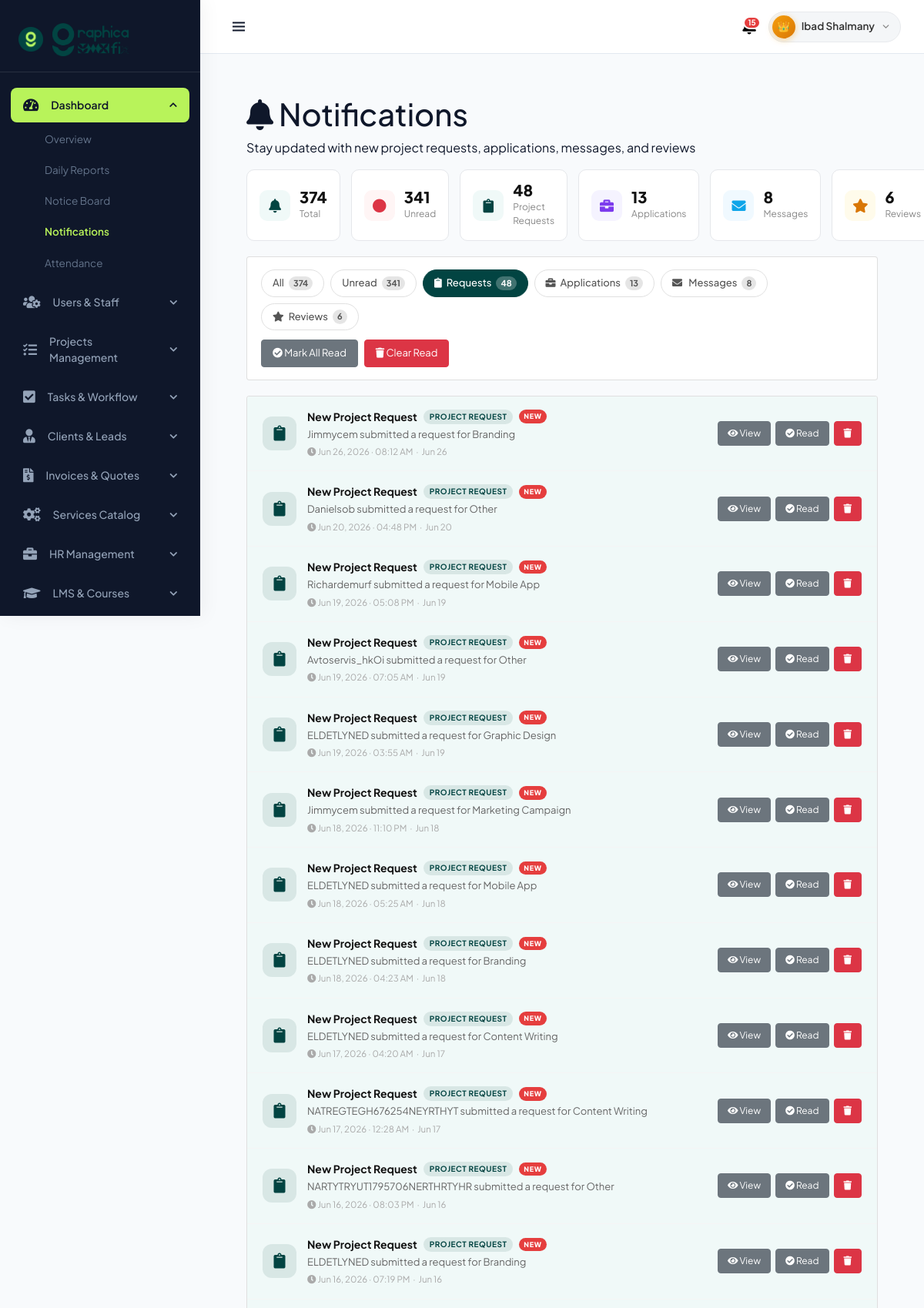
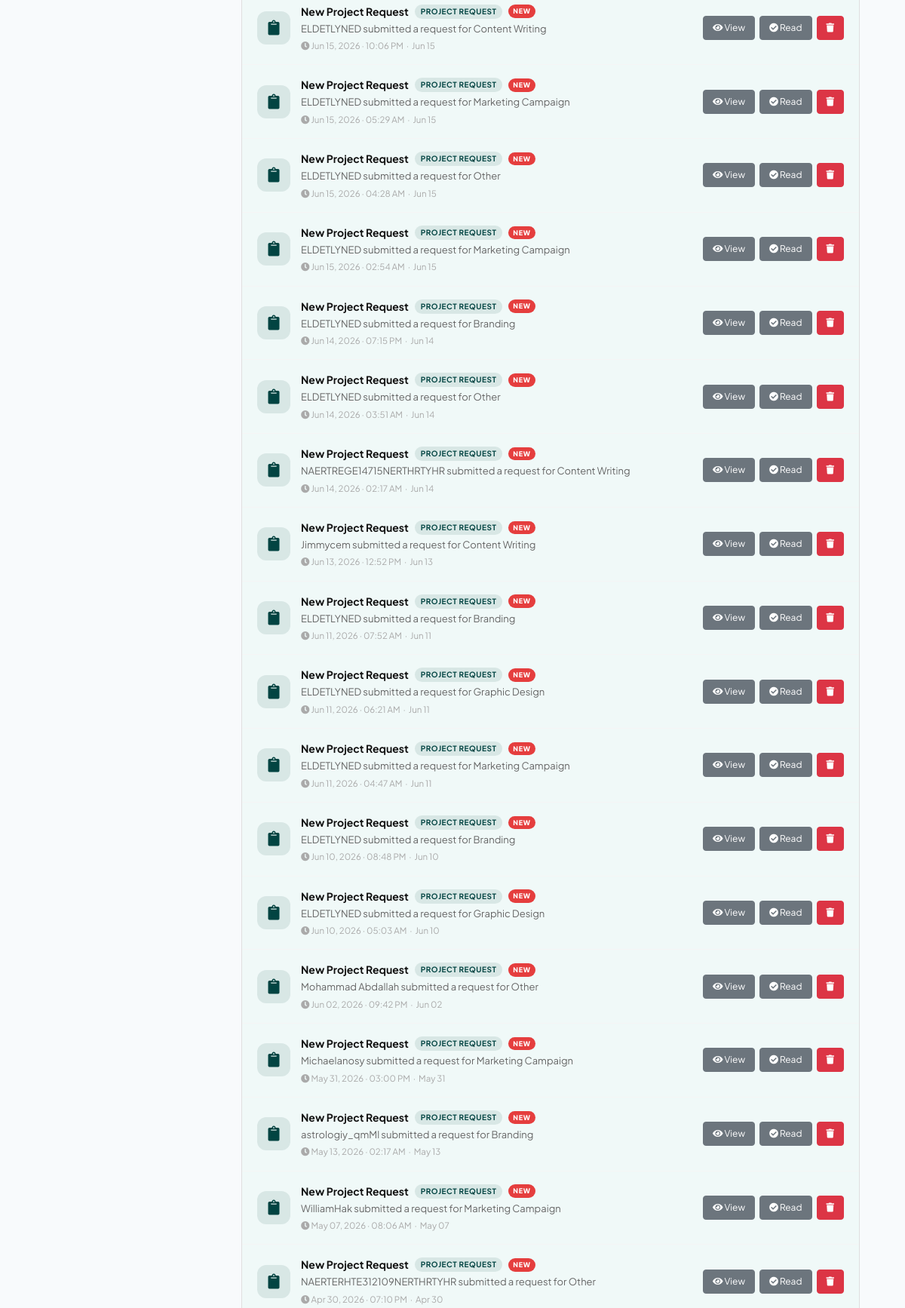
The page /admin/manage_notifications.php?filter=project_request (signed in, upper part) on the database its author committed (2 pictures, top to bottom).
### tables this page shows
CREATE TABLE `users` (
  `user_id` int(11) NOT NULL,
  `name` varchar(40) NOT NULL,
  `phone` varchar(13) NOT NULL,
  `email` varchar(100) DEFAULT NULL,
  `username` varchar(50) NOT NULL,
  `role` varchar(50) NOT NULL DEFAULT 'student',
  `password` varchar(255) DEFAULT NULL,
  `created_at` timestamp NOT NULL DEFAULT current_timestamp(),
  `last_login` datetime DEFAULT NULL
);

CREATE TABLE `notifications` (
  `id` int(11) NOT NULL,
  `type` varchar(50) NOT NULL,
  `title` varchar(255) NOT NULL,
  `message` varchar(500) NOT NULL,
  `link` varchar(255) DEFAULT NULL,
  `reference_id` int(11) DEFAULT NULL,
  `is_read` tinyint(1) NOT NULL DEFAULT 0,
  `created_at` timestamp NOT NULL DEFAULT current_timestamp(),
  `is_deleted` tinyint(1) NOT NULL DEFAULT 0,
  `user_id` int(11) DEFAULT NULL
);

### admin/manage_notifications.php (the view, shortened to what the rows shown need)
<?php
include 'dashboard_header.php';
$filter = $_GET['filter'] ?? 'all';
$where = "WHERE 1=1";
if ($filter === 'unread')                          $where .= " AND is_read = 0";
elseif (in_array($filter, ['project_request','career_application','contact','review']))
                                                   $where .= " AND type = '{$filter}'";
$notifs = $conn->query("SELECT * FROM notifications {$where} ORDER BY created_at DESC");
?>
<div class="height-100">
    <div class="page-header">
        <h1><i class="fas fa-bell"></i> Notifications</h1>
    </div>
    <div class="card" style="padding:0;overflow:hidden;">
        <?php if ($notifs && $notifs->num_rows > 0): ?>
            <?php while ($n = $notifs->fetch_assoc()):
                $color = notifColor($n['type']);
            ?>
            <div class="notif-row <?= !$n['is_read'] ? 'notif-row-unread' : '' ?>">
                <div class="notif-row-icon" style="background:<?= $color ?>1a;color:<?= $color ?>;">
                    <?= notifIcon($n['type']) ?>
                </div>
                <div class="notif-row-body">
                    <div class="notif-row-top">
                        <span class="notif-row-title"><?= htmlspecialchars($n['title']) ?></span>
                        <span class="notif-type-badge" style="background:<?= $color ?>1a;color:<?= $color ?>;">
                            <?= notifLabel($n['type']) ?>
                        </span>
                        <?php if (!$n['is_read']): ?>
                            <span class="notif-new-badge">NEW</span>
                        <?php endif; ?>
                    </div>
                    <div class="notif-row-message"><?= htmlspecialchars($n['message']) ?></div>
                    <div class="notif-row-time"><i class="fas fa-clock"></i> <?= date('M d, Y · h:i A', strtotime($n['created_at'])) ?> &nbsp;·&nbsp; <?= timeAgo($n['created_at']) ?></div>
                </div>
                <div class="notif-row-actions">
                    <?php if (!empty($n['link'])): ?>
                    <a href="<?= htmlspecialchars($n['link']) ?>"
                       class="btn btn-secondary" style="font-size:12px;padding:6px 12px;"
                       onclick="markRead(<?= $n['id'] ?>)">
                        <i class="fas fa-eye"></i>️ View
                    </a>
                    <?php endif; ?>
                    <?php if (!$n['is_read']): ?>
                    <a href="manage_notifications.php?action=mark_read&id=<?= $n['id'] ?>&filter=<?= $filter ?>"
                       class="btn btn-secondary" style="font-size:12px;padding:6px 12px;">
                        <i class="fas fa-check-circle"></i> Read
                    </a>
                    <?php endif; ?>
                    <a href="manage_notifications.php?action=delete&id=<?= $n['id'] ?>&filter=<?= $filter ?>"
                       class="btn btn-danger" style="font-size:12px;padding:6px 12px;"
                       onclick="return confirm('Delete this notification?')">
                        <i class="fas fa-trash"></i>️
                    </a>
                </div>
            </div>
            <?php endwhile; ?>
        <?php endif; ?>
    </div>
</div>
<?php include('dashboard_footer.php'); ?>

### admin/dashboard_header.php (shortened to what the rows shown need)
<?php
require_once __DIR__ . '/../core/config.php';
$username = $_SESSION['username'];
$result   = mysqli_query($conn, "SELECT * FROM users WHERE username = '$username'");
$data     = mysqli_fetch_assoc($result);
$name    = $data['name'];
$role    = strtolower($data['role']);
$is_super_admin   = ($role === 'super_admin' || $role === 'superadmin');
include('notifications.php');
?>
<!DOCTYPE html>
<html>
<head>
    <link href="<?= BASE_URL ?>assets/css/bootstrap.css" rel="stylesheet">
    <link href="<?= BASE_URL ?>assets/css/style.css?v=<?= time() ?>" rel="stylesheet">
    <link rel="stylesheet" href="https://cdnjs.cloudflare.com/ajax/libs/font-awesome/5.15.4/css/all.min.css" />
    <link href='https://cdn.jsdelivr.net/npm/bootstrap@5.0.0-beta1/dist/css/bootstrap.min.css' rel='stylesheet'>
    <link href='https://cdn.jsdelivr.net/npm/boxicons@latest/css/boxicons.min.css' rel='stylesheet'>
    <link href="<?= BASE_URL ?>assets/css/dashboard.css?v=<?= time() ?>" rel="stylesheet">
    <link href="https://cdn.quilljs.com/1.3.6/quill.snow.css" rel="stylesheet">
</head>
<body id="body-pd">
<div class="header mb-5" id="header">
    <div class="header-right">
        <?php
        $avatar_style = $is_super_admin
            ? 'background: linear-gradient(135deg, #f59e0b 0%, #d97706 100%) !important; color: #fff !important; box-shadow: 0 2px 8px rgba(245, 158, 11, 0.4);'
            : ($role === 'admin' ? 'background: linear-gradient(135deg, #024442 0%, #035e5b 100%) !important; color: #fff !important;' : '');
        ?>
        <div class="header-profile-wrap" id="headerProfileWrap">
            <button type="button" class="header-profile-btn" onclick="toggleProfileMenu()">
                <div class="header-avatar" style="<?= $avatar_style ?>"><?= $is_super_admin ? '👑' : strtoupper(substr($name, 0, 1)) ?></div>
                <span class="header-name"><?= htmlspecialchars($name) ?></span>
                <svg class="header-chevron" width="13" height="13" viewBox="0 0 24 24" fill="none" stroke="currentColor" stroke-width="2.5" stroke-linecap="round" stroke-linejoin="round">
                    <polyline points="6 9 12 15 18 9"/>
                </svg>
            </button>
        </div>
    </div>
</div>

### admin/notifications.php (shortened to what the rows shown need)
<?php
if (!function_exists('notifIcon')) {
    function notifIcon($type) {
        return match($type) {
            'task'               => '<i class="fas fa-check-circle"></i>',
            'notice'             => '<i class="fas fa-bullhorn"></i>',
            'resource'           => '<i class="fas fa-book"></i>',
            'user'               => '<i class="fas fa-user"></i>',
            'project_request'    => '<i class="fas fa-clipboard"></i>',
            'career_application' => '<i class="fas fa-briefcase"></i>',
            'contact'            => '<i class="fas fa-envelope"></i>️',
            'review'             => '<i class="fas fa-star"></i>',
            'course_registration'=> '<i class="fas fa-graduation-cap"></i>',
            default              => '<i class="fas fa-bell"></i>',
        };
    }
}
if (!function_exists('notifColor')) {
    function notifColor($type) {
        return match($type) {
            'task'               => '#00b894',
            'notice'             => '#e17055',
            'resource'           => '#0984e3',
            'user'               => '#6c5ce7',
            'project_request'    => '#024442',
            'career_application' => '#7c3aed',
            'contact'            => '#0ea5e9',
            'review'             => '#d97706',
            'course_registration'=> '#10b981',
            default              => '#6b7280',
        };
    }
}
if (!function_exists('notifLabel')) {
    function notifLabel($type) {
        return match($type) {
            'task'               => 'Task',
            'notice'             => 'Notice',
            'resource'           => 'Resource',
            'user'               => 'New User',
            'project_request'    => 'Project Request',
            'career_application' => 'Application',
            'contact'            => 'Message',
            'review'             => 'Review',
            'course_registration'=> 'Registration',
            default              => 'Notification',
        };
    }
}
if (!function_exists('timeAgo')) {
    function timeAgo($datetime) {
        $now  = new DateTime();
        $then = new DateTime($datetime);
        $diff = $now->diff($then);
        if ($diff->days >= 7) return date('M d', strtotime($datetime));
        return 'Just now';
    }
}
?>

### rows shown on the page
users: name "Ibad Shalmany"
notifications: title "New Project Request", type "PROJECT REQUEST", is_read "NEW", message "Jimmycem submitted a request for Branding", created_at "Jun 26, 2026 · 08:12 AM", created_at "Jun 26"
notifications: title "New Project Request", type "PROJECT REQUEST", is_read "NEW", message "Danielsob submitted a request for Other", created_at "Jun 20, 2026 · 04:48 PM", created_at "Jun 20"
notifications: title "New Project Request", type "PROJECT REQUEST", is_read "NEW", message "Richardemurf submitted a request for Mobile App", created_at "Jun 19, 2026 · 05:08 PM", created_at "Jun 19"
notifications: title "New Project Request", type "PROJECT REQUEST", is_read "NEW", message "Avtoservis_hkOi submitted a request for Other", created_at "Jun 19, 2026 · 07:05 AM", created_at "Jun 19"
notifications: title "New Project Request", type "PROJECT REQUEST", is_read "NEW", message "ELDETLYNED submitted a request for Graphic Design", created_at "Jun 19, 2026 · 03:55 AM", created_at "Jun 19"
notifications: title "New Project Request", type "PROJECT REQUEST", is_read "NEW", message "Jimmycem submitted a request for Marketing Campaign", created_at "Jun 18, 2026 · 11:10 PM", created_at "Jun 18"
notifications: title "New Project Request", type "PROJECT REQUEST", is_read "NEW", message "ELDETLYNED submitted a request for Mobile App", created_at "Jun 18, 2026 · 05:25 AM", created_at "Jun 18"
notifications: title "New Project Request", type "PROJECT REQUEST", is_read "NEW", message "ELDETLYNED submitted a request for Branding", created_at "Jun 18, 2026 · 04:23 AM", created_at "Jun 18"
notifications: title "New Project Request", type "PROJECT REQUEST", is_read "NEW", message "ELDETLYNED submitted a request for Content Writing", created_at "Jun 17, 2026 · 04:20 AM", created_at "Jun 17"
notifications: title "New Project Request", type "PROJECT REQUEST", is_read "NEW", message "NATREGTEGH676254NEYRTHYT submitted a request for Content Writing", created_at "Jun 17, 2026 · 12:28 AM", created_at "Jun 17"
notifications: title "New Project Request", type "PROJECT REQUEST", is_read "NEW", message "NARTYTRYUT1795706NERTHRTYHR submitted a request for Other", created_at "Jun 16, 2026 · 08:03 PM", created_at "Jun 16"
notifications: title "New Project Request", type "PROJECT REQUEST", is_read "NEW", message "ELDETLYNED submitted a request for Branding", created_at "Jun 16, 2026 · 07:19 PM", created_at "Jun 16"
notifications: title "New Project Request", type "PROJECT REQUEST", is_read "NEW", message "ELDETLYNED submitted a request for Content Writing", created_at "Jun 15, 2026 · 10:06 PM", created_at "Jun 15"
notifications: title "New Project Request", type "PROJECT REQUEST", is_read "NEW", message "ELDETLYNED submitted a request for Marketing Campaign", created_at "Jun 15, 2026 · 05:29 AM", created_at "Jun 15"
notifications: title "New Project Request", type "PROJECT REQUEST", is_read "NEW", message "ELDETLYNED submitted a request for Other", created_at "Jun 15, 2026 · 04:28 AM", created_at "Jun 15"
notifications: title "New Project Request", type "PROJECT REQUEST", is_read "NEW", message "ELDETLYNED submitted a request for Marketing Campaign", created_at "Jun 15, 2026 · 02:54 AM", created_at "Jun 15"
notifications: title "New Project Request", type "PROJECT REQUEST", is_read "NEW", message "ELDETLYNED submitted a request for Branding", created_at "Jun 14, 2026 · 07:15 PM", created_at "Jun 14"
notifications: title "New Project Request", type "PROJECT REQUEST", is_read "NEW", message "ELDETLYNED submitted a request for Other", created_at "Jun 14, 2026 · 03:51 AM", created_at "Jun 14"
notifications: title "New Project Request", type "PROJECT REQUEST", is_read "NEW", message "NAERTREGE14715NERTHRTYHR submitted a request for Content Writing", created_at "Jun 14, 2026 · 02:17 AM", created_at "Jun 14"
notifications: title "New Project Request", type "PROJECT REQUEST", is_read "NEW", message "Jimmycem submitted a request for Content Writing", created_at "Jun 13, 2026 · 12:52 PM", created_at "Jun 13"
notifications: title "New Project Request", type "PROJECT REQUEST", is_read "NEW", message "ELDETLYNED submitted a request for Branding", created_at "Jun 11, 2026 · 07:52 AM", created_at "Jun 11"
notifications: title "New Project Request", type "PROJECT REQUEST", is_read "NEW", message "ELDETLYNED submitted a request for Graphic Design", created_at "Jun 11, 2026 · 06:21 AM", created_at "Jun 11"
notifications: title "New Project Request", type "PROJECT REQUEST", is_read "NEW", message "ELDETLYNED submitted a request for Marketing Campaign", created_at "Jun 11, 2026 · 04:47 AM", created_at "Jun 11"
notifications: title "New Project Request", type "PROJECT REQUEST", is_read "NEW", message "ELDETLYNED submitted a request for Branding", created_at "Jun 10, 2026 · 08:48 PM", created_at "Jun 10"
notifications: title "New Project Request", type "PROJECT REQUEST", is_read "NEW", message "ELDETLYNED submitted a request for Graphic Design", created_at "Jun 10, 2026 · 05:03 AM", created_at "Jun 10"
notifications: title "New Project Request", type "PROJECT REQUEST", is_read "NEW", message "Mohammad Abdallah submitted a request for Other", created_at "Jun 02, 2026 · 09:42 PM", created_at "Jun 02"
notifications: title "New Project Request", type "PROJECT REQUEST", is_read "NEW", message "Michaelanosy submitted a request for Marketing Campaign", created_at "May 31, 2026 · 03:00 PM", created_at "May 31"
notifications: title "New Project Request", type "PROJECT REQUEST", is_read "NEW", message "astrologiy_qmMl submitted a request for Branding", created_at "May 13, 2026 · 02:17 AM", created_at "May 13"
notifications: title "New Project Request", type "PROJECT REQUEST", is_read "NEW", message "WilliamHak submitted a request for Marketing Campaign", created_at "May 07, 2026 · 08:06 AM", created_at "May 07"
notifications: title "New Project Request", type "PROJECT REQUEST", is_read "NEW", message "NAERTERHTE312109NERTHRTYHR submitted a request for Other", created_at "Apr 30, 2026 · 07:10 PM", created_at "Apr 30"

### other values the page prints
$unreadCount "15"
$menu['title'] "Dashboard"
$sub['title'] "Overview"
$sub['title'] "Daily Reports"
$sub['title'] "Notice Board"
$sub['title'] "Notifications"
$sub['title'] "Attendance"
$menu['title'] "Users & Staff"
$menu['title'] "Projects Management"
$menu['title'] "Tasks & Workflow"
$menu['title'] "Clients & Leads"
$menu['title'] "Invoices & Quotes"
$menu['title'] "Services Catalog"
$menu['title'] "HR Management"
$menu['title'] "LMS & Courses"
